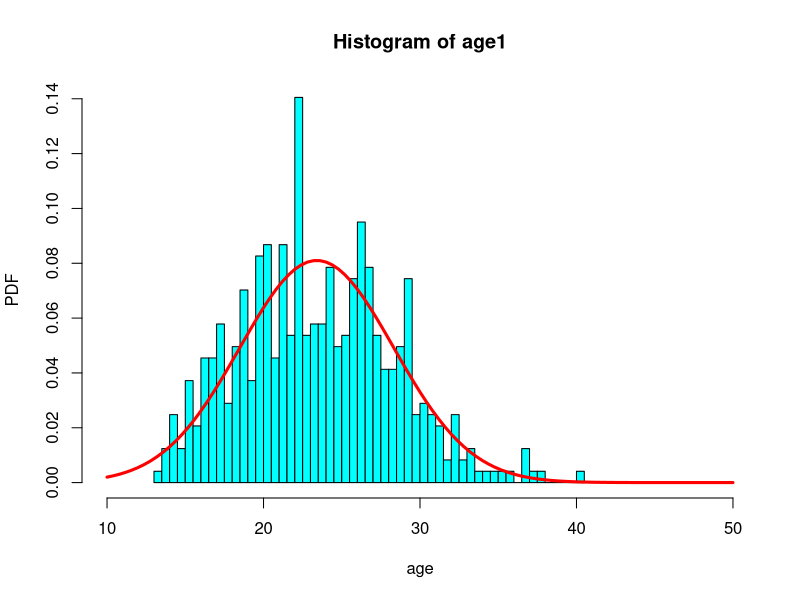

Reproduce this figure in R.
# setwd("~/Downloads/课程/博士/大数据分析B/作业/hw1/code")
library(readxl)
library(nortest)
library(car)
data <-  read_excel('data.xlsx')
age <- data[[7]]
age1 <- subset(data, data[,2]==1)[[7]]
age1_norm = scale(age1)
ad.test(age1_norm)
age2 <- subset(data, data[,2]==2)[[7]]
shapiro.test(age2)
age2_norm = scale(age2)
ad.test(age2_norm)
age3 <- subset(data, data[,2]==3)[[7]]
age3_norm = scale(age3)
ad.test(age3_norm)
age4 <- subset(data, data[,2]==4)[[7]]
age4_norm = scale(age4)
ad.test(age4_norm)
age5 <- subset(data, data[,2]==5)[[7]]
age5_norm = scale(age5)
ad.test(age5_norm)

hist(age1,freq=FALSE,col='cyan',breaks=50,xlab='age',ylab='PDF',xlim=c(10,50))
curve(dnorm(x,mean(age1),sd(age1)),col="red",lwd=3,add=TRUE,xlim=c(10,50))

aggregate(data$平均年龄,by=list(data$群类别),FUN=mean)
aggregate(data$平均年龄,by=list(data$群类别),FUN=sd)
bartlett.test(平均年龄 ~ 群类别, data)
